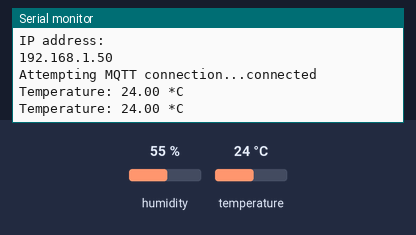
The sketch below on a simulated ESP32. On the bench: the last lines printed to the serial monitor. The inputs (shaded band) are chosen by the test bench; at power-on: temperature 24 °C, humidity 55 %. WiFi joins after 1.5 s; servers stay silent unless stated; no MQTT or app messages arrive unless stated.

Above: at 2.7 s.
2.8 s: temperature set to 12 °C
At 4.1 s:
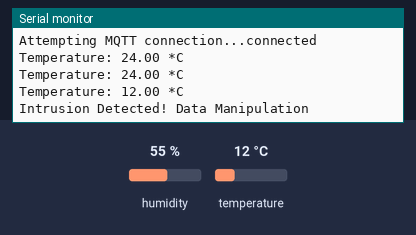
5.5 s: temperature set to 19 °C
At 7.3 s:
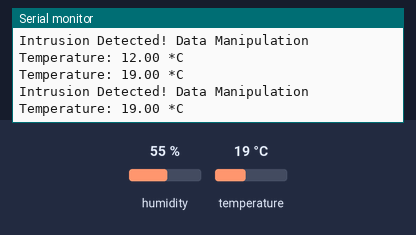
Timing chart, 0 to 8.8 s (numbered marks = the images above; inputs shaded):
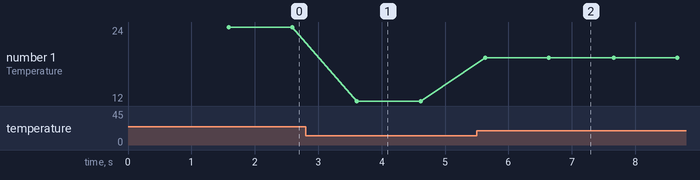

Measured:
- after the input at 2.8 s, the serial monitor: prints a new line after 0.81 s (image 1)
- after the input at 5.5 s, the serial monitor: prints a new line after 0.14 s (image 2)
- plotted number 1: 24 → 12 after the input at 2.8 s, 12 → 19 after the input at 5.5 s

The sketch:

final2.ino
```cpp
#include <WiFi.h>
#include <PubSubClient.h>
#include "DHT.h"

#define DHTPIN 2
#define DHTTYPE DHT11
DHT dht(DHTPIN, DHTTYPE);

#define wifi_ssid "Realme"
#define wifi_password "12334455"
#define mqtt_server "192.168.61.214"

#define intrusion_topic "sensor/DHT11/intrusion"

WiFiClient espClient;
PubSubClient client(espClient);

float previousTemp;

void setup() {
  Serial.begin(115200);
  dht.begin();
  setup_wifi();
  client.setServer(mqtt_server, 1883);


  previousTemp = dht.readTemperature();
}

void setup_wifi() {
  delay(10);
  Serial.println();
  Serial.print("Connecting to ");
  Serial.println(wifi_ssid);

  WiFi.begin(wifi_ssid, wifi_password);

  while (WiFi.status() != WL_CONNECTED) {
    delay(500);
    Serial.print(".");
  }

  Serial.println("");
  Serial.println("WiFi connected");
  Serial.println("IP address: ");
  Serial.println(WiFi.localIP());
}

void reconnect() {
  while (!client.connected()) {
    Serial.print("Attempting MQTT connection...");

    if (client.connect("ESP32Client")) {
      Serial.println("connected");
    } else {
      Serial.print("failed, rc=");
      Serial.print(client.state());
      Serial.println(" trying to connect");
      delay(3000);
    }
  }
}

void loop() {
  if (!client.connected()) {
    reconnect();
  }
  client.loop();

  float t = dht.readTemperature();

  if (isnan(t)) {
    Serial.println("failed to read values!");
    return;
  }

  Serial.print("Temperature: ");
  Serial.print(t);
  Serial.println(" *C");

  // Publish temperature to MQTT topic
  client.publish("sensor/DHT11/temperature", String(t).c_str(), true);

  if (abs(t - previousTemp) > 1) {
    Serial.println("Intrusion Detected! Data Manipulation");
    client.publish(intrusion_topic, "Intrusion Detected! Data Manipulation", true);
  }

  previousTemp = t;

delay(1000);
}
```
